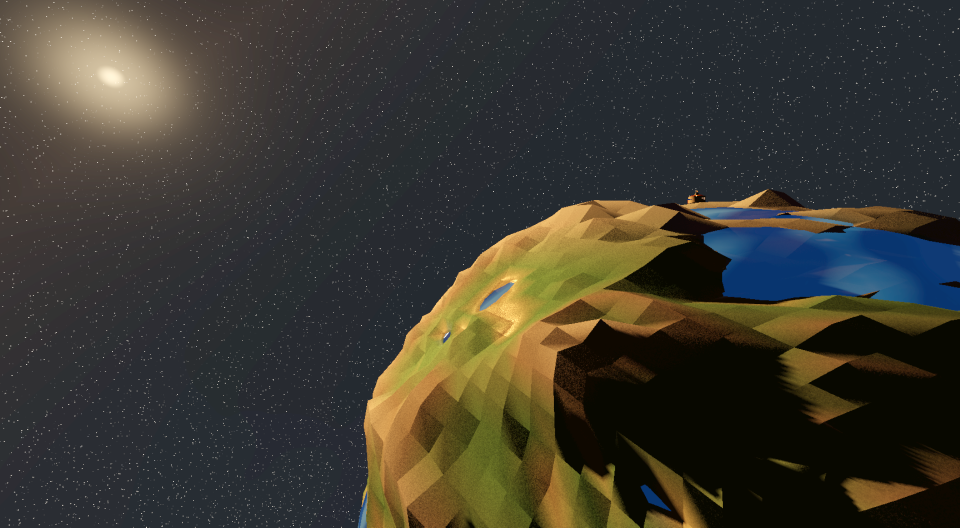
#> input picture capturas_hd/CIVITUS_20260928_164200.png, 1920 x 1055 px (shown at 1/2 size)
$ python -i generate_paper_sprites.py   (imports and definitions only)
#> lines starting #> are read from the running program, lines starting #| are printed output that depends on the picture
#> further down, picture is the input picture: PIL image 1920x1055 RGB; mean R, G, B 59.1, 56.7, 48.1
import os
import math
from PIL import Image, ImageDraw, ImageFilter

OUTPUT_DIR = "assets/sprites"
# [1 line not run here, left out]

def add_paper_sticker_border(img, border_width=4, border_color=(255, 255, 255, 255), shadow=True):
    # Extract alpha mask
#> called with border_width = 4, border_color = (255, 255, 255, 255), shadow = True
    alpha = img.split()[-1]
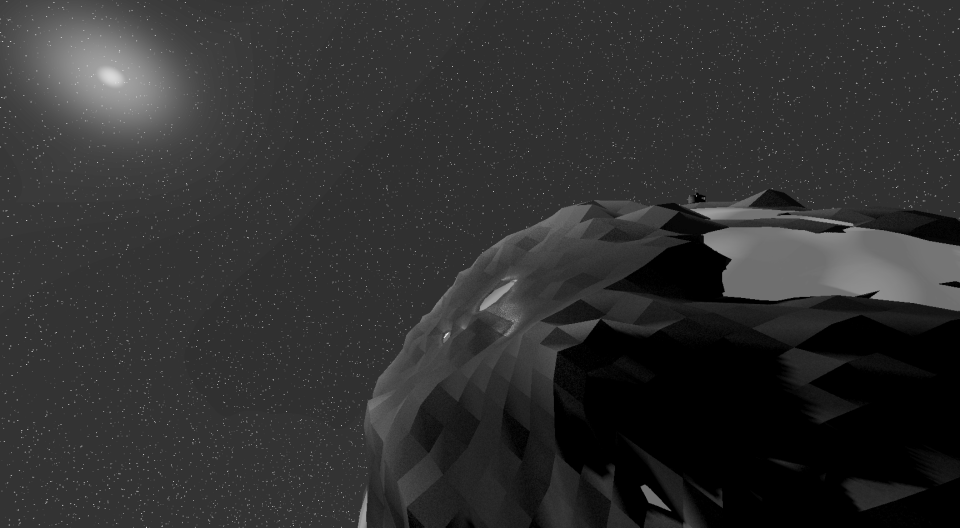
#> alpha: PIL image 1920x1055 L (shown at 1/2 size); min 0, max 255, mean 48.1
    # Dilate mask for border
    dilated = alpha
    for _ in range(border_width):
        dilated = dilated.filter(ImageFilter.MaxFilter(3))
#> this loop made 4 passes
#> pass 1, in add_paper_sticker_border, `dilated = dilated.filter(ImageFilter.MaxFilter(3))`:
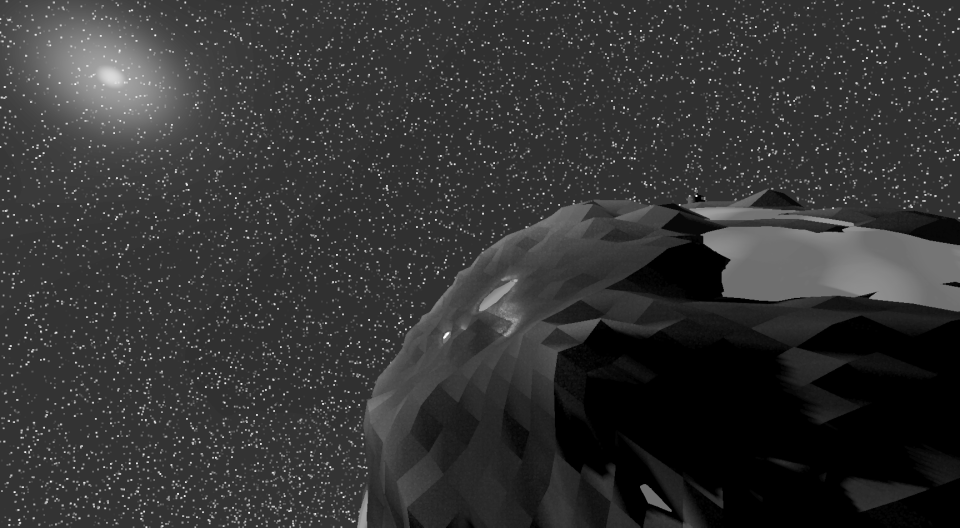
#> dilated: PIL image 1920x1055 L (shown at 1/2 size); min 0, max 255, mean 52.1
#> pass 3, in add_paper_sticker_border, `dilated = dilated.filter(ImageFilter.MaxFilter(3))`:
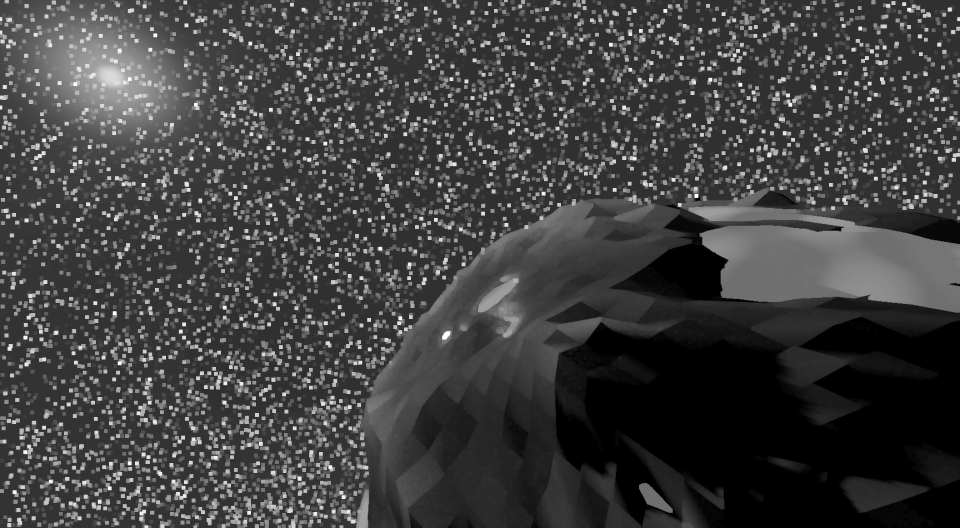
#> dilated: PIL image 1920x1055 L (shown at 1/2 size); min 0, max 255, mean 64.4
#> after the loop:
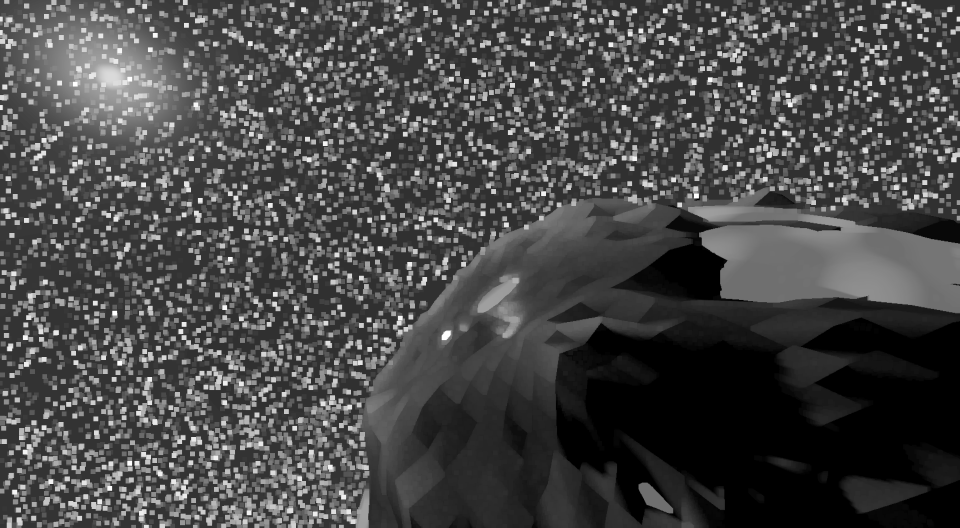
#> dilated: PIL image 1920x1055 L (shown at 1/2 size); min 0, max 255, mean 72.1

    # Create border image
    border_img = Image.new("RGBA", img.size, (0, 0, 0, 0))
#> border_img: PIL image 1920x1055 RGBA; every value is 0
    border_draw = ImageDraw.Draw(border_img)
    border_draw.bitmap((0, 0), dilated, fill=border_color)

    # Create final composite
    if shadow:
        shadow_mask = dilated.filter(ImageFilter.GaussianBlur(3))
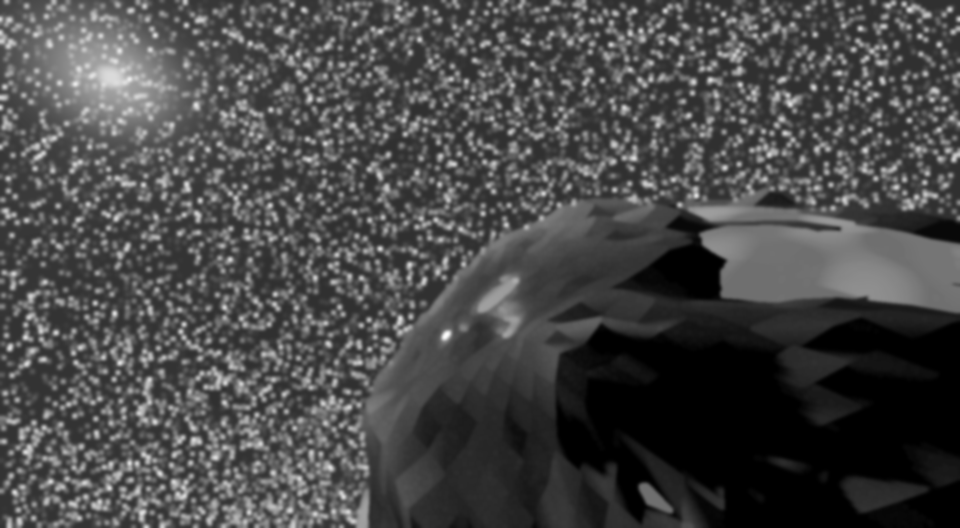
#> shadow_mask: PIL image 1920x1055 L (shown at 1/2 size); min 0, max 251, mean 72.1
        shadow_img = Image.new("RGBA", img.size, (0, 0, 0, 0))
        shadow_draw = ImageDraw.Draw(shadow_img)
        shadow_draw.bitmap((2, 4), shadow_mask, fill=(10, 15, 25, 120))
        final = Image.alpha_composite(shadow_img, border_img)
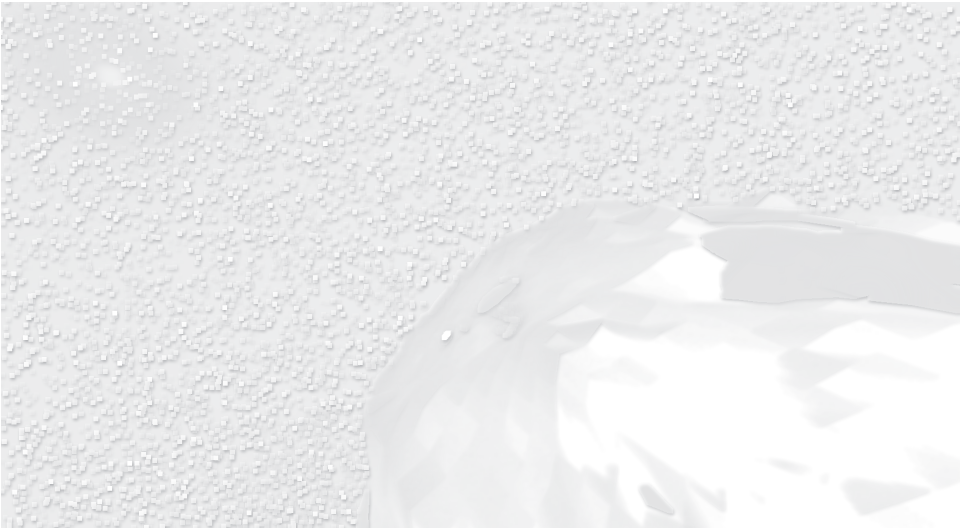
#> final: PIL image 1920x1055 RGBA (shown at 1/2 size); mean R, G, B, A 171.7, 173, 175.4, 93.1; transparent parts drawn white
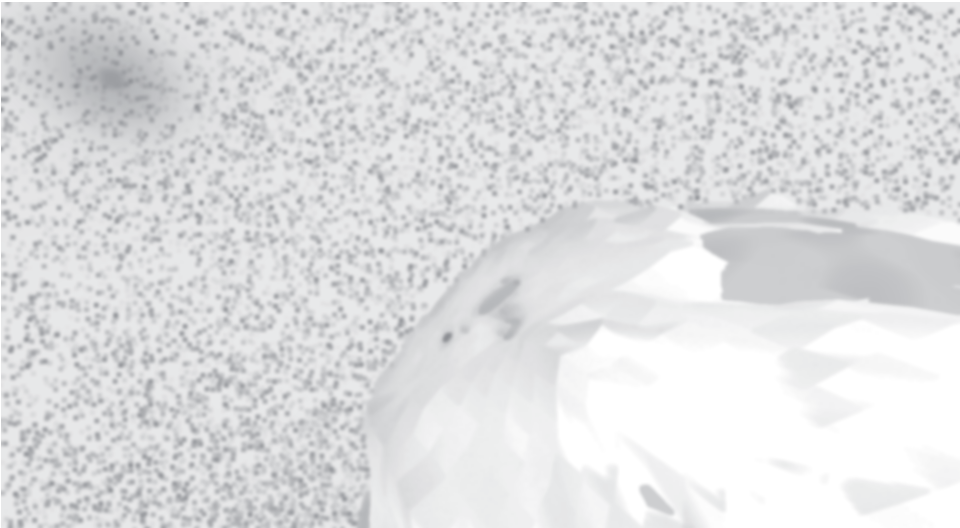
#> shadow_img: PIL image 1920x1055 RGBA (shown at 1/2 size); mean R, G, B, A 9, 13.5, 22.6, 33.8; transparent parts drawn white
    else:
        final = border_img

#> (the run stopped early here; a loop or call above may not have finished)
